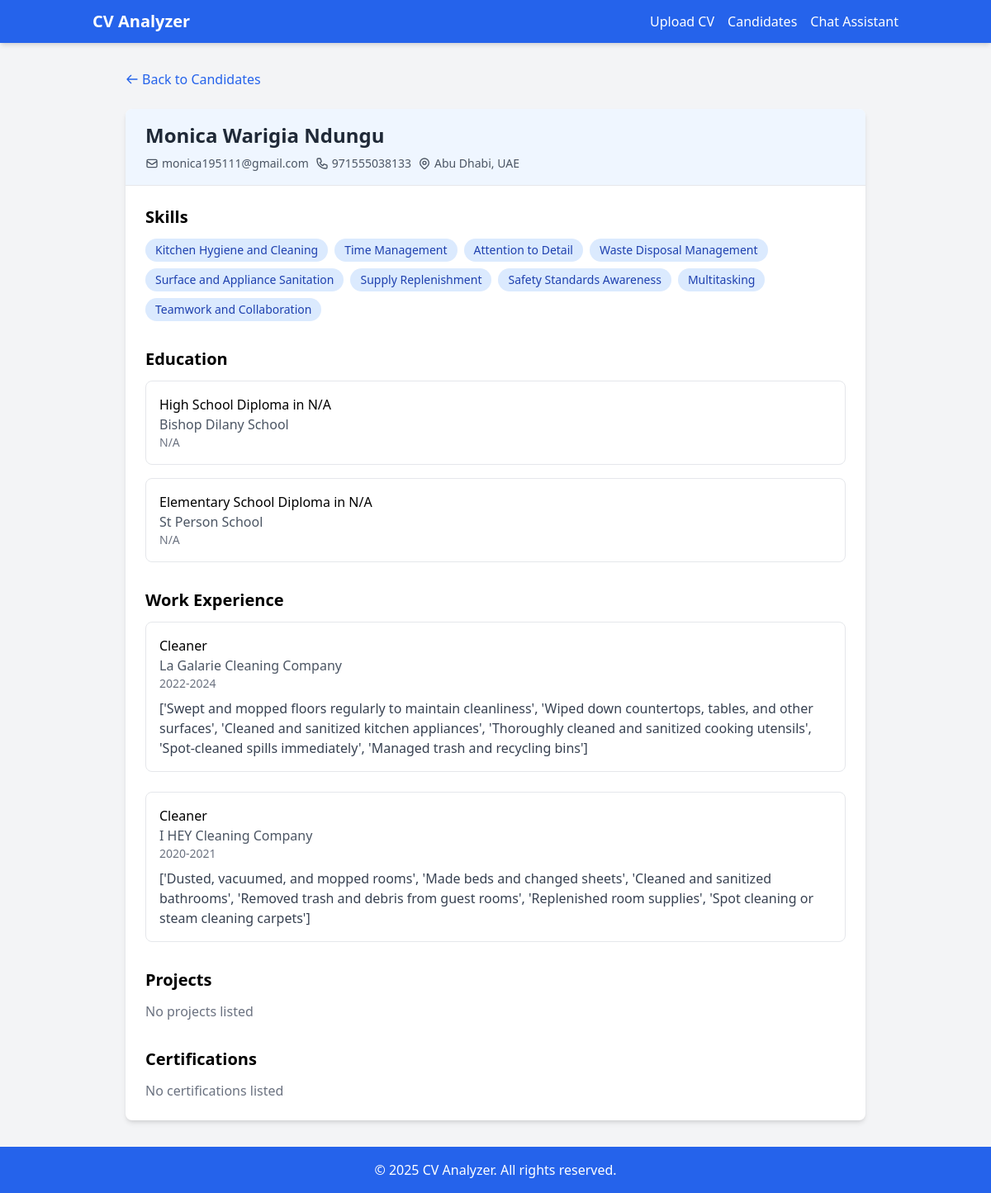
The page /cv_tracking_system/candidates/43/ on the database its author committed.
### cv_tracking_system/models.py (models this page shows, shortened)
class Candidate(models.Model):
    name = models.CharField(max_length=200)
    email = models.EmailField(unique=True, blank=True, null=True)
    phone = models.CharField(max_length=20, blank=True, null=True)
    location = models.CharField(max_length=200, blank=True, null=True)
    raw_text = models.TextField()  # Raw extracted resume text
    structured_data = models.JSONField(default=dict)
    file_path = models.FileField(
        upload_to=unique_filename,validators=[validate_file_size])
    last_updated = models.DateTimeField(auto_now=True)
    ai_summary = models.TextField(blank=True, null=True)
    def get_skills(self):
        return self.structured_data.get('skills', [])
    def get_education(self):
        return self.structured_data.get('education', [])
    def get_experience(self):
        return self.structured_data.get('work_experience', [])
    def get_projects(self):
        return self.structured_data.get('projects', [])
    def get_certifications(self):
        return self.structured_data.get('certifications', [])

### cv_tracking_system/views.py (the view)
# urls.py: path('candidates/<int:pk>/', views.CandidateDetailView.as_view(), name='candidate_detail'),
class CandidateDetailView(View):
    def get(self, request, pk):
        candidate = get_object_or_404(Candidate, pk=pk)
        return render(request, 'cv_tracking_system/candidate_detail.html', {'candidate': candidate})

### cv_tracking_system/templates/cv_tracking_system/candidate_detail.html (shortened to what this page needs)
{% extends 'cv_tracking_system/base.html' %}
{% block content %}
<div class="max-w-4xl mx-auto">
    <div class="mb-6">
        <a href="{% url 'candidates' %}" class="text-blue-600 hover:underline flex items-center">
            <svg class="w-4 h-4 mr-1" fill="none" stroke="currentColor" viewBox="0 0 24 24" xmlns="http://www.w3.org/2000/svg">
                <path stroke-linecap="round" stroke-linejoin="round" stroke-width="2" d="M10 19l-7-7m0 0l7-7m-7 7h18"></path>
            </svg>
            Back to Candidates
        </a>
    </div>
    <div class="bg-white rounded-lg shadow-md overflow-hidden">
        <div class="px-6 py-4 border-b border-gray-200 bg-blue-50">
            <h1 class="text-2xl font-bold text-gray-800">{{ candidate.name }}</h1>
            <div class="mt-2 flex flex-wrap gap-2">
                {% if candidate.email %}
                <div class="flex items-center text-sm text-gray-600">
                    <svg class="w-4 h-4 mr-1" fill="none" stroke="currentColor" viewBox="0 0 24 24" xmlns="http://www.w3.org/2000/svg">
                        <path stroke-linecap="round" stroke-linejoin="round" stroke-width="2" d="M3 8l7.89 5.26a2 2 0 002.22 0L21 8M5 19h14a2 2 0 002-2V7a2 2 0 00-2-2H5a2 2 0 00-2 2v10a2 2 0 002 2z"></path>
                    </svg>
                    {{ candidate.email }}
                </div>
                {% endif %}
                {% if candidate.phone %}
                <div class="flex items-center text-sm text-gray-600">
                    {{ candidate.phone }}
                </div>
                {% endif %}
                {% if candidate.location %}
                <div class="flex items-center text-sm text-gray-600">
                    {{ candidate.location }}
                </div>
                {% endif %}
            </div>
        </div>
        <div class="p-6 grid gap-8">
            <div>
                <h2 class="text-xl font-semibold mb-3">Skills</h2>
                {% with skills=candidate.get_skills %}
                {% if skills %}
                <div class="flex flex-wrap gap-2">
                    {% for skill in skills %}
                    <span class="px-3 py-1 bg-blue-100 text-blue-800 rounded-full text-sm">{{ skill }}</span>
                    {% endfor %}
                </div>
                {% else %}
                <p class="text-gray-500">No skills listed</p>
                {% endif %}
                {% endwith %}
            </div>
            <div>
                <h2 class="text-xl font-semibold mb-3">Education</h2>
                {% with education=candidate.get_education %}
                {% if education %}
                <div class="space-y-4">
                    {% for edu in education %}
                    <div class="p-4 border border-gray-200 rounded-lg">
                        <h3 class="font-medium">{{ edu.degree }} in {{ edu.field }}</h3>
                        <p class="text-gray-600">{{ edu.institution }}</p>
                        <p class="text-sm text-gray-500">{{ edu.years }}</p>
                    </div>
                    {% endfor %}
                </div>
                {% else %}
                <p class="text-gray-500">No education history listed</p>
                {% endif %}
                {% endwith %}
            </div>
            <div>
                <h2 class="text-xl font-semibold mb-3">Work Experience</h2>
                {% with experience=candidate.get_experience %}
                {% if experience %}
                <div class="space-y-6">
                    {% for exp in experience %}
                    <div class="p-4 border border-gray-200 rounded-lg">
                        <h3 class="font-medium">{{ exp.role }}</h3>
                        <p class="text-gray-600">{{ exp.company }}</p>
                        <p class="text-sm text-gray-500 mb-2">{{ exp.duration }}</p>
                        <p class="text-gray-700">{{ exp.responsibilities }}</p>
                    </div>
                    {% endfor %}
                </div>
                {% else %}
                <p class="text-gray-500">No work experience listed</p>
                {% endif %}
                {% endwith %}
            </div>
            <div>
                <h2 class="text-xl font-semibold mb-3">Projects</h2>
                {% with projects=candidate.get_projects %}
                {% if projects %}
                <div class="space-y-4">
                    {% for project in projects %}
                    <div class="p-4 border border-gray-200 rounded-lg">
                        <h3 class="font-medium">{{ project.name }}</h3>
                        <p class="text-gray-700 my-2">{{ project.description }}</p>
                        {% if project.technologies %}
                        <div class="flex flex-wrap gap-1 mt-2">
                            {% for tech in project.technologies %}
                            <span class="px-2 py-1 bg-gray-100 text-gray-800 rounded-full text-xs">{{ tech }}</span>
                            {% endfor %}
                        </div>
                        {% endif %}
                    </div>
                    {% endfor %}
                </div>
                {% else %}
                <p class="text-gray-500">No projects listed</p>
                {% endif %}
                {% endwith %}
            </div>
            <div>
                <h2 class="text-xl font-semibold mb-3">Certifications</h2>
                {% with certifications=candidate.get_certifications %}
                {% if certifications %}
                <div class="grid grid-cols-1 md:grid-cols-2 gap-4">
                    {% for cert in certifications %}
                    <div class="p-4 border border-gray-200 rounded-lg">
                        <h3 class="font-medium">{{ cert.name }}</h3>
                        <p class="text-gray-600">{{ cert.issuer }}</p>
                        <p class="text-sm text-gray-500">{{ cert.date }}</p>
                    </div>
                    {% endfor %}
                </div>
                {% else %}
                <p class="text-gray-500">No certifications listed</p>
                {% endif %}
                {% endwith %}
            </div>
        </div>
    </div>
</div>
{% endblock %}

### rows shown on the page
Candidate: name "Monica Warigia Ndungu", email "monica195111@gmail.com", phone "971555038133", location "Abu Dhabi, UAE"

### other values the page prints
{{ skill }} "Kitchen Hygiene and Cleaning" "Time Management" "Attention to Detail" "Waste Disposal Management" "Surface and Appliance Sanitation" "Supply Replenishment" "Safety Standards Awareness" "Multitasking" "Teamwork and Collaboration"
{{ edu.degree }} "High School Diploma" "Elementary School Diploma"
{{ edu.field }} "N/A" "N/A"
{{ edu.institution }} "Bishop Dilany School" "St Person School"
{{ edu.years }} "N/A" "N/A"
{{ exp.role }} "Cleaner" "Cleaner"
{{ exp.company }} "La Galarie Cleaning Company" "I HEY Cleaning Company"
{{ exp.duration }} "2022-2024" "2020-2021"
